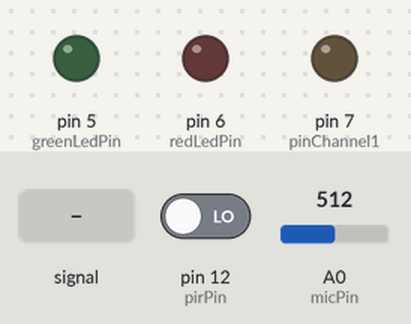
This sketch was run on a simulated Arduino Uno, built with avr-gcc and run on an emulated ATmega328P. Shown: output pins drawn as LEDs (lit = HIGH). Dashed ring = blinking. Inputs (shaded band) come from the test bench; at power-on: pin 12 (pirPin) LOW, A0 (micPin) = 512. What the sketch prints to the serial monitor is not drawn.

Above: at 16.2 s.
16.3 s: A0 (micPin) fed a 1000 Hz sine of ±255 counts around its level
At 17.4 s:
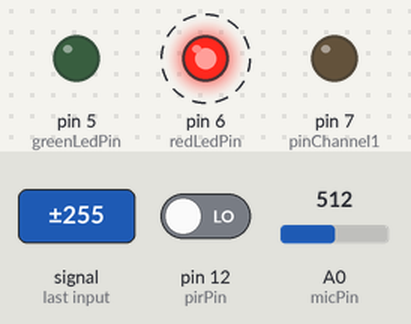
19.3 s: pin 12 (pirPin) driven HIGH
At 20.1 s:
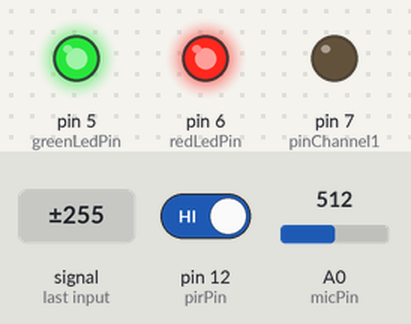
22.3 s: A0 (micPin) set to 531
At 23.7 s:
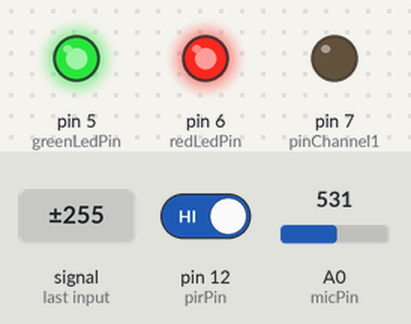
27.1 s: A0 (micPin) set to 511
At 28.9 s:
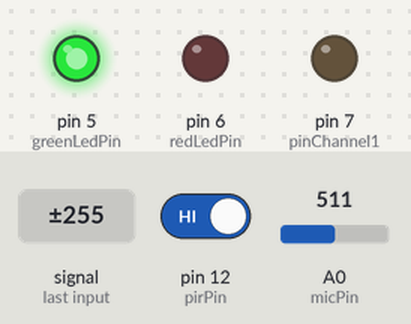
30.1 s: A0 (micPin) set to 716
At 31.3 s:
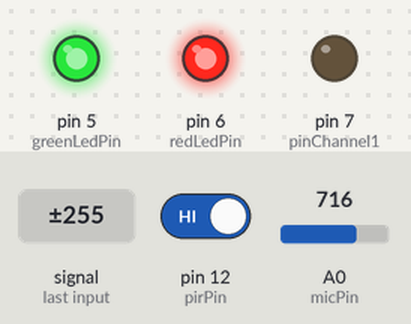
Timing chart, 0 to 33.1 s (numbered marks = the images above; inputs shaded):
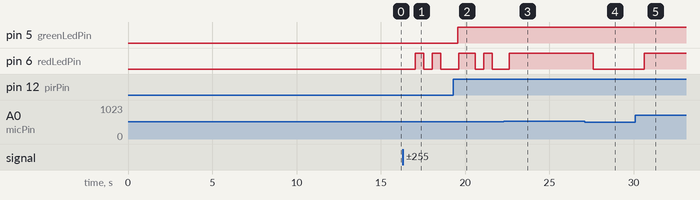

The sketch:

PresenceBundle.ino
```cpp
#include <Wire.h>
#define SLAVE_ADDRESS 0x04

int calibrationTime = 15;
long unsigned int lowIn;
long unsigned int pause = 1500;

boolean lockLow = true;
boolean takeLowTime;

int pirPin = 12;
int pinChannel1 = 7;
int greenLedPin = 5;
int protocolControlPin = 13;
int redLedPin = 6;
int micPin = A0;
int micValue = 0;
int number = 0;
int state = 0;
int movementState = 0;
String dummie = "Hola Narigon";


void setup(){
  Serial.begin(9600);
  pinMode(pirPin, INPUT);
  pinMode(greenLedPin, OUTPUT);
  pinMode(pinChannel1, OUTPUT);
  pinMode(redLedPin, OUTPUT);
  pinMode(protocolControlPin, OUTPUT);
  digitalWrite(pirPin, LOW);

  Wire.begin(SLAVE_ADDRESS);
  Wire.onReceive(receiveData);
  Wire.onRequest(sendSensorStatus);

  Serial.println("Calibrating sensor ");
  for(int i=0; i<calibrationTime; i++){
  	Serial.print(".");
  	delay(1000);
  }
  Serial.println("done");
  Serial.println("Sensor active");
  delay(50);
}

void loop(){
  micValue = getMicValue();
  delay(500);

	if(digitalRead(pirPin) == HIGH){
		digitalWrite(greenLedPin, HIGH);
		//digitalWrite(pinChannel1, LOW);
		if(lockLow){
			lockLow = false;
			Serial.println("----");
			Serial.print("motion detected at ");
			Serial.println(millis()/1000);
			Serial.println(" secs.");
			delay(50);
		}
		takeLowTime = true;
	}
	if(digitalRead(pirPin) == LOW){
		digitalWrite(greenLedPin, LOW);
		//digitalWrite(pinChannel1, HIGH);
		if(takeLowTime){
			lowIn = millis();
			takeLowTime = false;
		}
		if(!lockLow && millis() - lowIn > pause){
			lockLow = true;
			Serial.print("Motion ended at");
			Serial.print(millis() - pause / 1000);
			Serial.println(" sec.");
			delay(50);
		}
	}
}


void sendSensorStatus(){
  Serial.println("sending data..");
  String response = "{movement: " + String(movementState) + "}";
  Wire.write("{movement: true}");
}

void receiveData(int byteCount){
  Serial.println("recieving data..");
  while(Wire.available()){
    number = Wire.read();
    if(number == 1){
      if(state == 0){
        digitalWrite(protocolControlPin, HIGH);
        state = 1;
      } else {
        digitalWrite(protocolControlPin, LOW);
        state = 0;
      }
    }
  }
}

int getMicValue(){
  int tmp = analogRead(micPin);
  Serial.print("sound Levels: ");
  Serial.println(micValue);
  if(micValue> 512) {
    digitalWrite(redLedPin, HIGH);
  } else {
    digitalWrite(redLedPin, LOW);
  }
  return (tmp);
}
```

Measured:
- after the input at 16.3 s, pin 6 (redLedPin): alternates HIGH for 0.50 s and LOW for 0.50 s, starting after 0.75 s
- after the input at 19.3 s, pin 5 (greenLedPin): LOW → HIGH after 0.25 s
- after the input at 22.3 s, pin 6 (redLedPin): goes on until 22.6 s, then stays HIGH
- after the input at 27.1 s, pin 6 (redLedPin): HIGH → LOW after 0.51 s
- after the input at 30.1 s, pin 6 (redLedPin): LOW → HIGH after 0.51 s
